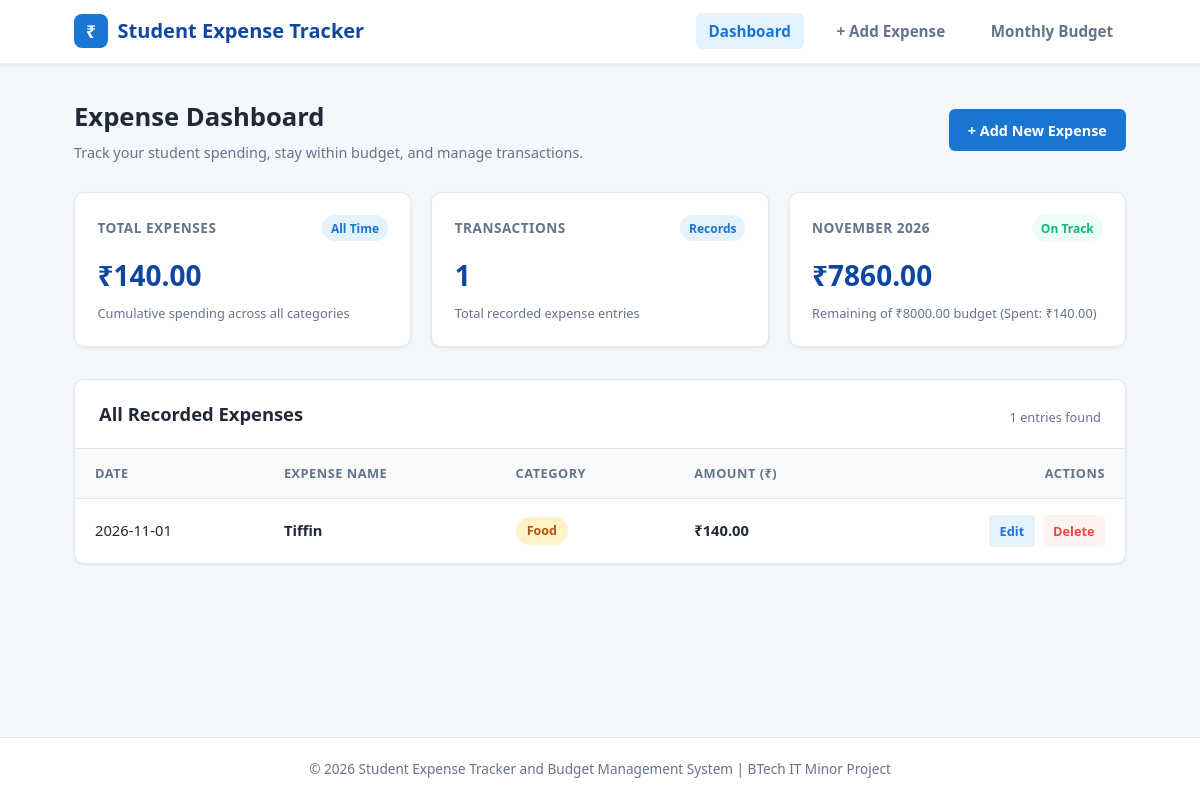
The page / on the database its author committed.
### tables this page shows
CREATE TABLE budget (
            id INTEGER PRIMARY KEY AUTOINCREMENT,
            month_year TEXT UNIQUE NOT NULL,
            amount REAL NOT NULL
        );

CREATE TABLE expenses (
            id INTEGER PRIMARY KEY AUTOINCREMENT,
            title TEXT NOT NULL,
            amount REAL NOT NULL,
            category TEXT NOT NULL,
            date TEXT NOT NULL
        );

### app.py (the view)
@app.route("/")
def index():
    conn = get_db_connection()
    expenses = conn.execute(
        "SELECT * FROM expenses ORDER BY date DESC, id DESC"
    ).fetchall()
    total_expenses = sum(expense["amount"] for expense in expenses)
    total_transactions = len(expenses)
    current_month_str = datetime.now().strftime("%Y-%m")  # Format: "2026-11"
    current_month_name = datetime.now().strftime("%B %Y")  # Format: "November 2026"
    budget_row = conn.execute(
        "SELECT amount FROM budget WHERE month_year = ?", (current_month_str,)
    ).fetchone()
    monthly_budget = budget_row["amount"] if budget_row else 0.0
    month_spent_row = conn.execute(
        "SELECT SUM(amount) AS total FROM expenses WHERE strftime('%Y-%m', date) = ?",
        (current_month_str,)
    ).fetchone()
    monthly_spent = month_spent_row["total"] if month_spent_row["total"] else 0.0
    remaining_budget = monthly_budget - monthly_spent
    is_budget_exceeded = monthly_spent > monthly_budget and monthly_budget > 0
    conn.close()
    return render_template(
        "index.html",
        expenses=expenses,
        total_expenses=total_expenses,
        total_transactions=total_transactions,
        monthly_budget=monthly_budget,
        monthly_spent=monthly_spent,
        remaining_budget=remaining_budget,
        is_budget_exceeded=is_budget_exceeded,
        current_month_name=current_month_name
    )

### app.py (called while the page is built)
def get_db_connection():
    conn = sqlite3.connect(DATABASE)
    conn.row_factory = sqlite3.Row
    return conn

### templates/index.html (shortened to what this page needs)
<!DOCTYPE html>
<html lang="en">
<head>
    <link rel="stylesheet" href="{{ url_for('static', filename='style.css') }}">
</head>
<body>
    <header class="navbar">
        <div class="nav-container">
            <a href="{{ url_for('index') }}" class="brand-logo">
                <span class="brand-icon">₹</span>
                <span>Student Expense Tracker</span>
            </a>
            <nav>
                <ul class="nav-links">
                    <li><a href="{{ url_for('index') }}" class="active">Dashboard</a></li>
                    <li><a href="{{ url_for('add_expense') }}">+ Add Expense</a></li>
                    <li><a href="{{ url_for('budget') }}">Monthly Budget</a></li>
                </ul>
            </nav>
        </div>
    </header>
    <main class="main-content">
        <section class="page-header">
            <div class="page-title">
                <h1>Expense Dashboard</h1>
                <p>Track your student spending, stay within budget, and manage transactions.</p>
            </div>
            <div>
                <a href="{{ url_for('add_expense') }}" class="btn btn-primary">+ Add New Expense</a>
            </div>
        </section>
        <section class="stats-grid">
            <div class="stat-card">
                <div class="stat-header">
                    <span class="stat-label">Total Expenses</span>
                    <span class="stat-badge badge-info">All Time</span>
                </div>
                <div class="stat-value">₹{{ "%.2f"|format(total_expenses) }}</div>
                <div class="stat-subtext">Cumulative spending across all categories</div>
            </div>
            <div class="stat-card">
                <div class="stat-header">
                    <span class="stat-label">Transactions</span>
                    <span class="stat-badge badge-info">Records</span>
                </div>
                <div class="stat-value">{{ total_transactions }}</div>
                <div class="stat-subtext">Total recorded expense entries</div>
            </div>
            <div class="stat-card {% if is_budget_exceeded %}danger{% endif %}">
                <div class="stat-header">
                    <span class="stat-label">{{ current_month_name }}</span>
                    {% if monthly_budget > 0 %}
                        {% if is_budget_exceeded %}
                            <span class="stat-badge badge-danger">Exceeded</span>
                        {% else %}
                            <span class="stat-badge badge-success">On Track</span>
                        {% endif %}
                    {% else %}
                        <span class="stat-badge badge-info">Not Set</span>
                    {% endif %}
                </div>
                {% if monthly_budget > 0 %}
                    <div class="stat-value">₹{{ "%.2f"|format(remaining_budget) }}</div>
                    <div class="stat-subtext">
                        Remaining of ₹{{ "%.2f"|format(monthly_budget) }} budget (Spent: ₹{{ "%.2f"|format(monthly_spent) }})
                    </div>
                {% else %}
                    <div class="stat-value" style="font-size: 1.25rem; padding: 0.35rem 0;">No Budget Set</div>
                    <div class="stat-subtext">
                        <a href="{{ url_for('budget') }}" style="color: var(--primary-blue); font-weight: 600;">Set a budget for {{ current_month_name }} &rarr;</a>
                    </div>
                {% endif %}
            </div>
        </section>
        <section class="card-table-wrapper">
            <div class="table-header-bar">
                <h2>All Recorded Expenses</h2>
                <span class="stat-subtext">{{ expenses|length }} entries found</span>
            </div>
            {% if expenses %}
                <table class="responsive-table">
                    <thead>
                        <tr>
                            <th>Date</th>
                            <th>Expense Name</th>
                            <th>Category</th>
                            <th>Amount (₹)</th>
                            <th style="text-align: right;">Actions</th>
                        </tr>
                    </thead>
                    <tbody>
                        {% for expense in expenses %}
                            <tr>
                                <td>{{ expense['date'] }}</td>
                                <td><strong>{{ expense['title'] }}</strong></td>
                                <td>
                                    {% set cat_class = 'cat-' + expense['category'].lower() %}
                                    <span class="category-pill {{ cat_class }}">{{ expense['category'] }}</span>
                                </td>
                                <td><strong>₹{{ "%.2f"|format(expense['amount']) }}</strong></td>
                                <td style="text-align: right;">
                                    <div class="action-buttons" style="justify-content: flex-end;">
                                        <a href="{{ url_for('edit_expense', id=expense['id']) }}" class="btn btn-sm btn-edit" title="Edit Expense">Edit</a>
                                        <a href="{{ url_for('delete_expense', id=expense['id']) }}" class="btn btn-sm btn-delete" onclick="return confirm('Are you sure you want to delete this expense: {{ expense['title'] }}?');" title="Delete Expense">Delete</a>
                                    </div>
                                </td>
                            </tr>
                        {% endfor %}
                    </tbody>
                </table>
            {% endif %}
        </section>
    </main>
    <footer class="footer">
        <p>&copy; 2026 Student Expense Tracker and Budget Management System | BTech IT Minor Project</p>
    </footer>
</body>
</html>

### rows shown on the page
budget: amount "8000.00"
expenses: date "2026-11-01", title "Tiffin", category "Food", amount "140.00"

### other values the page prints
{{ "%.2f"|format(total_expenses) }} "140.00"
{{ total_transactions }} "1"
{{ "%.2f"|format(remaining_budget) }} "7860.00"
{{ "%.2f"|format(monthly_spent) }} "140.00"
{{ expenses|length }} "1"
